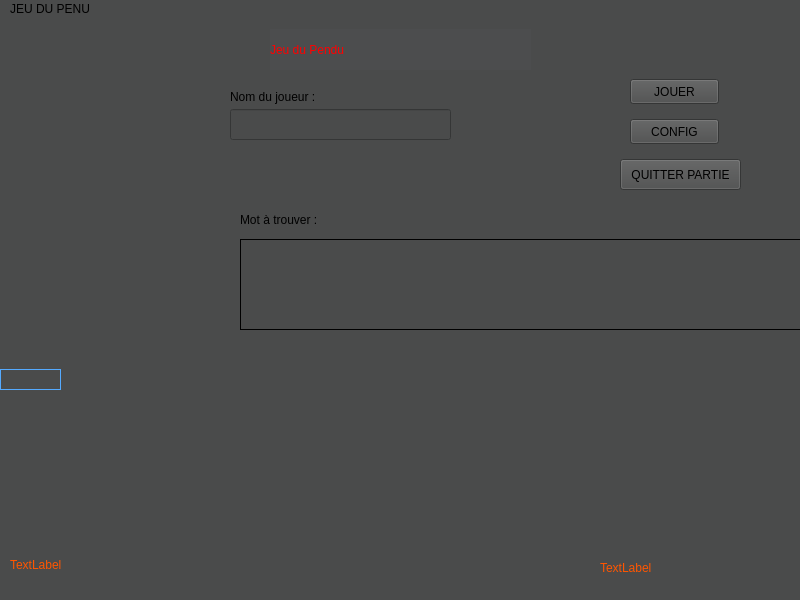
<?xml version="1.0" encoding="UTF-8"?>
<ui version="4.0">
 <class>IHMPendu</class>
 <widget class="QMainWindow" name="IHMPendu">
  <property name="geometry">
   <rect>
    <x>0</x>
    <y>0</y>
    <width>800</width>
    <height>600</height>
   </rect>
  </property>
  <property name="windowTitle">
   <string>IHMPendu</string>
  </property>
  <property name="styleSheet">
   <string notr="true">background-color: rgb(74, 75, 75);</string>
  </property>
  <widget class="QWidget" name="centralwidget">
   <widget class="QPushButton" name="on_JOUER">
    <property name="geometry">
     <rect>
      <x>630</x>
      <y>60</y>
      <width>89</width>
      <height>25</height>
     </rect>
    </property>
    <property name="text">
     <string>JOUER</string>
    </property>
   </widget>
   <widget class="QPushButton" name="on_CONFIG">
    <property name="geometry">
     <rect>
      <x>630</x>
      <y>100</y>
      <width>89</width>
      <height>25</height>
     </rect>
    </property>
    <property name="text">
     <string>CONFIG</string>
    </property>
   </widget>
   <widget class="QLineEdit" name="nomdujoueur">
    <property name="geometry">
     <rect>
      <x>230</x>
      <y>90</y>
      <width>221</width>
      <height>31</height>
     </rect>
    </property>
    <property name="styleSheet">
     <string notr="true">color: rgb(255, 0, 0);</string>
    </property>
   </widget>
   <widget class="QLabel" name="label">
    <property name="geometry">
     <rect>
      <x>230</x>
      <y>70</y>
      <width>131</width>
      <height>16</height>
     </rect>
    </property>
    <property name="text">
     <string>Nom du joueur :</string>
    </property>
   </widget>
   <widget class="QLabel" name="Titre">
    <property name="geometry">
     <rect>
      <x>270</x>
      <y>10</y>
      <width>261</width>
      <height>41</height>
     </rect>
    </property>
    <property name="styleSheet">
     <string notr="true">background-color: rgb(76, 77, 78);
color: rgb(255, 0, 0);
font: 75 20pt &quot;MS Shell Dlg 2&quot;;</string>
    </property>
    <property name="text">
     <string>Jeu du Pendu</string>
    </property>
   </widget>
   <widget class="QLabel" name="image">
    <property name="geometry">
     <rect>
      <x>0</x>
      <y>10</y>
      <width>211</width>
      <height>281</height>
     </rect>
    </property>
    <property name="text">
     <string/>
    </property>
   </widget>
   <widget class="QLabel" name="motatrouver">
    <property name="geometry">
     <rect>
      <x>240</x>
      <y>220</y>
      <width>561</width>
      <height>91</height>
     </rect>
    </property>
    <property name="styleSheet">
     <string notr="true">font: 75 18pt &quot;Ubuntu Condensed&quot;;</string>
    </property>
    <property name="frameShape">
     <enum>QFrame::Box</enum>
    </property>
    <property name="text">
     <string/>
    </property>
   </widget>
   <widget class="QLabel" name="label_5">
    <property name="geometry">
     <rect>
      <x>240</x>
      <y>190</y>
      <width>121</width>
      <height>21</height>
     </rect>
    </property>
    <property name="text">
     <string>Mot à trouver :</string>
    </property>
   </widget>
   <widget class="QLabel" name="nbrerreur">
    <property name="geometry">
     <rect>
      <x>0</x>
      <y>350</y>
      <width>61</width>
      <height>21</height>
     </rect>
    </property>
    <property name="styleSheet">
     <string notr="true">color: rgb(85, 170, 255);</string>
    </property>
    <property name="frameShape">
     <enum>QFrame::Box</enum>
    </property>
    <property name="text">
     <string/>
    </property>
   </widget>
   <widget class="QWidget" name="gridLayoutWidget">
    <property name="geometry">
     <rect>
      <x>100</x>
      <y>380</y>
      <width>541</width>
      <height>141</height>
     </rect>
    </property>
    <layout class="QGridLayout" name="gridLayout"/>
   </widget>
   <widget class="QLabel" name="nomdufichier">
    <property name="geometry">
     <rect>
      <x>10</x>
      <y>530</y>
      <width>291</width>
      <height>31</height>
     </rect>
    </property>
    <property name="styleSheet">
     <string notr="true">color: rgb(255, 85, 0);</string>
    </property>
    <property name="text">
     <string>TextLabel</string>
    </property>
   </widget>
   <widget class="QLabel" name="nombremot">
    <property name="geometry">
     <rect>
      <x>600</x>
      <y>540</y>
      <width>161</width>
      <height>17</height>
     </rect>
    </property>
    <property name="styleSheet">
     <string notr="true">color: rgb(255, 85, 0);</string>
    </property>
    <property name="text">
     <string>TextLabel</string>
    </property>
   </widget>
   <widget class="QPushButton" name="pushButton">
    <property name="geometry">
     <rect>
      <x>620</x>
      <y>140</y>
      <width>121</width>
      <height>31</height>
     </rect>
    </property>
    <property name="text">
     <string>QUITTER PARTIE</string>
    </property>
   </widget>
  </widget>
  <widget class="QMenuBar" name="menubar">
   <property name="geometry">
    <rect>
     <x>0</x>
     <y>0</y>
     <width>800</width>
     <height>22</height>
    </rect>
   </property>
   <widget class="QMenu" name="menuJEU_DU_PENU">
    <property name="title">
     <string>JEU DU PENU</string>
    </property>
    <addaction name="separator"/>
   </widget>
   <addaction name="menuJEU_DU_PENU"/>
  </widget>
  <widget class="QStatusBar" name="statusbar"/>
 </widget>
 <resources/>
 <connections/>
</ui>
